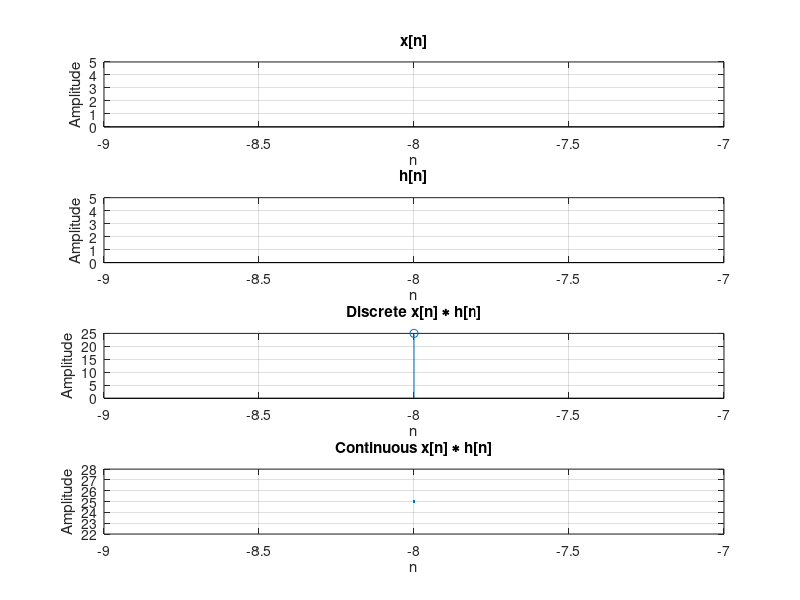

Source code (MATLAB):
% ass 5 q 2
%% clear
clc
clear all
close all

%% setting sequences
% take sequence from user
x = input('Enter sequence x[n] : ' );
xo = round(abs(input('Enter origin index (starting from 1) : ')));
xn = -(xo-1):(length(x)-xo);

h = input('Enter sequence h[n] : ' );
ho = round(abs(input('Enter origin index (starting from 1) : ')));
hn = -(ho-1):(length(h)-ho);

%% stem original sequences
s1 = subplot(4,1,1);
stem(xn,x);
title('x[n]');
xlabel('n');
ylabel('Amplitude');
grid on;

s2 = subplot(4,1,2);
stem(hn,h);
title('h[n]');
xlabel('n');
ylabel('Amplitude');
grid on;

%% generate and stem convolution
s3 = subplot(4,1,3);
y = conv(x,h);
n = -(xo+ho-2):length(y)-(xo+ho-1);
stem(n,y);
title('Discrete x[n] \ast h[n]');
xlabel('n');
ylabel('Amplitude');
grid on;

%% generate and plot convolution
s4 = subplot(4,1,4);
plot(n,y);
title('Continuous x[n] \ast h[n]');
xlabel('n');
ylabel('Amplitude');
grid on;

%% link all axes
linkaxes([s4,s3,s2,s1],'x');
